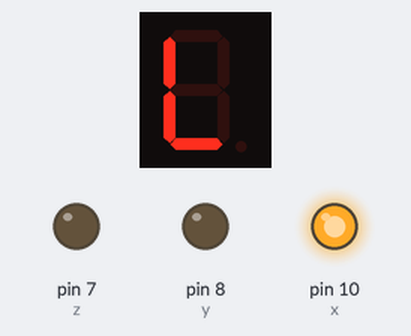
The sketch below on a simulated Arduino Uno, built with avr-gcc and run on an emulated ATmega328P. Parts: 1-digit seven-segment display, output pins drawn as LEDs (lit = HIGH). Wiring (inferred from the names in the program): 1-digit 7-segment display, segments lit when HIGH: segments pin 11, pin 12, pin 13, pin 14, pin 15, pin 16, pin 17. The segment pins are drawn as the display they are named for; pins used as bus, display or sensor lines are not drawn.

Above: at 0.06 s.
At 0.68 s:
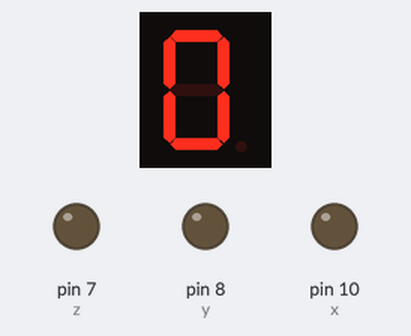
At 1.31 s:
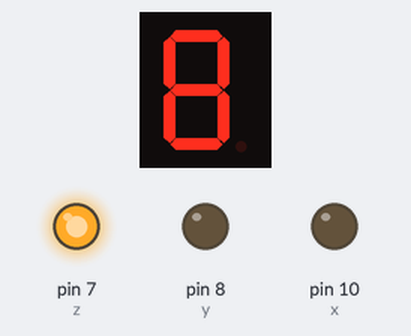
At 1.93 s:
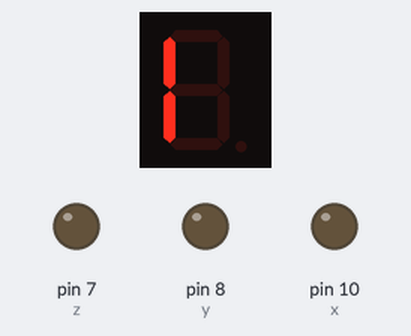
At 2.56 s:
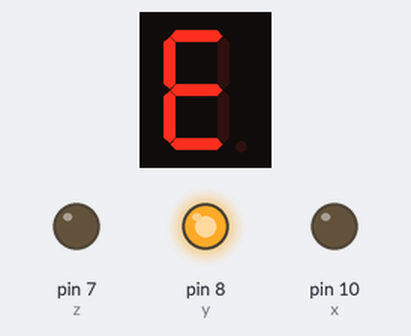
Timing chart, 0 to 40.0 s (numbered marks = the images above):
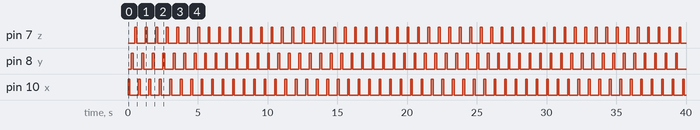

The sketch:

LEOLABr12.ino
```cpp
int a=11;
int b=12;
int c=13;
int d=14;
int e=15;
int f=16;
int g=17;
int x=10;
int y=8;
int z=7;
int del=125;

void setup()                      // run once, when the sketch starts
{
  pinMode(a, OUTPUT);        // sets the digital pin as output
  pinMode(b, OUTPUT);  // sets the digital pin as output
  pinMode(c, OUTPUT);
  pinMode(d, OUTPUT);        // sets the digital pin as output
  pinMode(e, OUTPUT);  // sets the digital pin as output
  pinMode(f, OUTPUT);
  pinMode(g, OUTPUT);        // sets the digital pin as output
  pinMode(x, OUTPUT);  // sets the digital pin as output
  pinMode(y, OUTPUT);
  pinMode(z, OUTPUT);        // sets the digital pin as output
}
void loop()                       // run over and over again
{digitalWrite(x,HIGH);
digitalWrite(f,HIGH);
digitalWrite(e,HIGH);
digitalWrite(d,HIGH);
digitalWrite(a,LOW);
digitalWrite(b,LOW);
digitalWrite(c,LOW);
digitalWrite(g,LOW);
delay(del);
digitalWrite(x,LOW);
delay(del);
digitalWrite(y,HIGH);
digitalWrite(a,HIGH);
digitalWrite(f,HIGH);
digitalWrite(e,HIGH);
digitalWrite(g,HIGH);
digitalWrite(d,HIGH);
digitalWrite(b,LOW);
digitalWrite(c,LOW);
delay(del);
digitalWrite(y,LOW);
delay(del);
digitalWrite(z,HIGH);
digitalWrite(a,HIGH);
digitalWrite(b,HIGH);
digitalWrite(c,HIGH);
digitalWrite(d,HIGH);
digitalWrite(e,HIGH);
digitalWrite(f,HIGH);
digitalWrite(g,LOW);
delay(del);
digitalWrite(z,LOW);
delay(del);
digitalWrite(x,HIGH);
digitalWrite(f,HIGH);
digitalWrite(e,HIGH);
digitalWrite(d,HIGH);
digitalWrite(a,LOW);
digitalWrite(b,LOW);
digitalWrite(c,LOW);
digitalWrite(g,LOW);
delay(del);
digitalWrite(x,LOW);
delay(del);
digitalWrite(y,HIGH);
digitalWrite(a,HIGH);
digitalWrite(f,HIGH);
digitalWrite(e,HIGH);
digitalWrite(g,HIGH);
digitalWrite(d,LOW);
digitalWrite(b,HIGH);
digitalWrite(c,HIGH);
delay(del);
digitalWrite(y,LOW);
delay(del);
digitalWrite(z,HIGH);
digitalWrite(a,HIGH);
digitalWrite(b,HIGH);
digitalWrite(c,HIGH);
digitalWrite(d,HIGH);
digitalWrite(e,HIGH);
digitalWrite(f,HIGH);
digitalWrite(g,HIGH);
delay(del);
digitalWrite(z,LOW);
delay(del);

digitalWrite(x,HIGH);
digitalWrite(f,LOW);
digitalWrite(e,HIGH);
digitalWrite(d,LOW);
digitalWrite(a,LOW);
digitalWrite(b,LOW);
digitalWrite(c,LOW);
digitalWrite(g,HIGH);
delay(del);
digitalWrite(x,LOW);
delay(del);
digitalWrite(y,HIGH);
digitalWrite(a,LOW);
digitalWrite(f,HIGH);
digitalWrite(e,HIGH);
digitalWrite(g,LOW);
digitalWrite(d,LOW);
digitalWrite(b,LOW);
digitalWrite(c,LOW);
delay(del);
digitalWrite(y,LOW);
delay(del);
digitalWrite(z,HIGH);
digitalWrite(a,HIGH);
digitalWrite(b,HIGH);
digitalWrite(c,LOW);
digitalWrite(d,HIGH);
digitalWrite(e,HIGH);
digitalWrite(f,LOW);
digitalWrite(g,HIGH);
delay(del);
digitalWrite(z,LOW);
delay(del);
}
```

Measured:
- by itself, pin 7 (z), pin 8 (y), pin 10 (x): alternates HIGH for 0.13 s and LOW for 0.63 s
- by itself, everything shown: repeats every 2.3 s, in 18 steps
